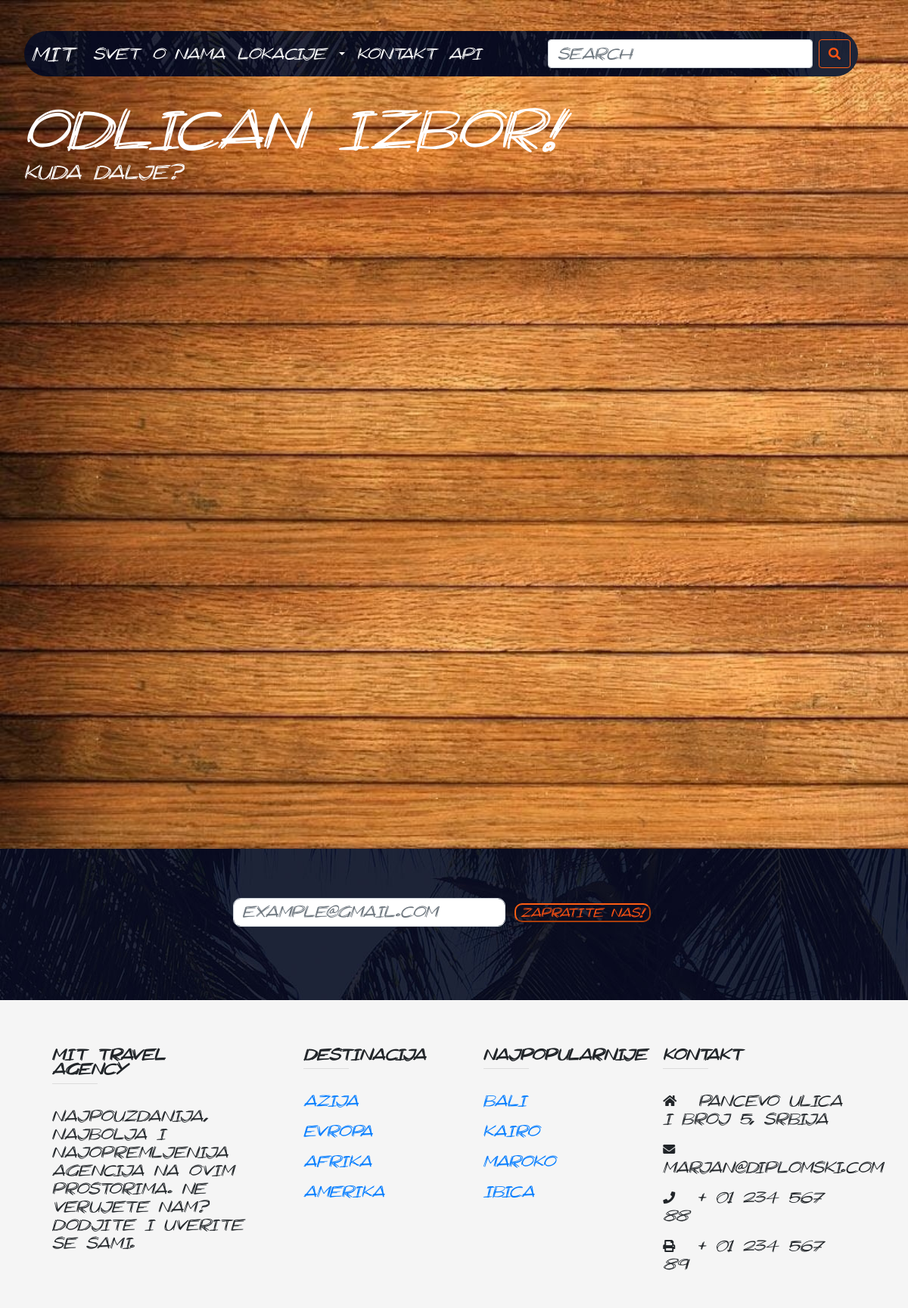
The app's page /kontinent/samerika/drzave, older data.
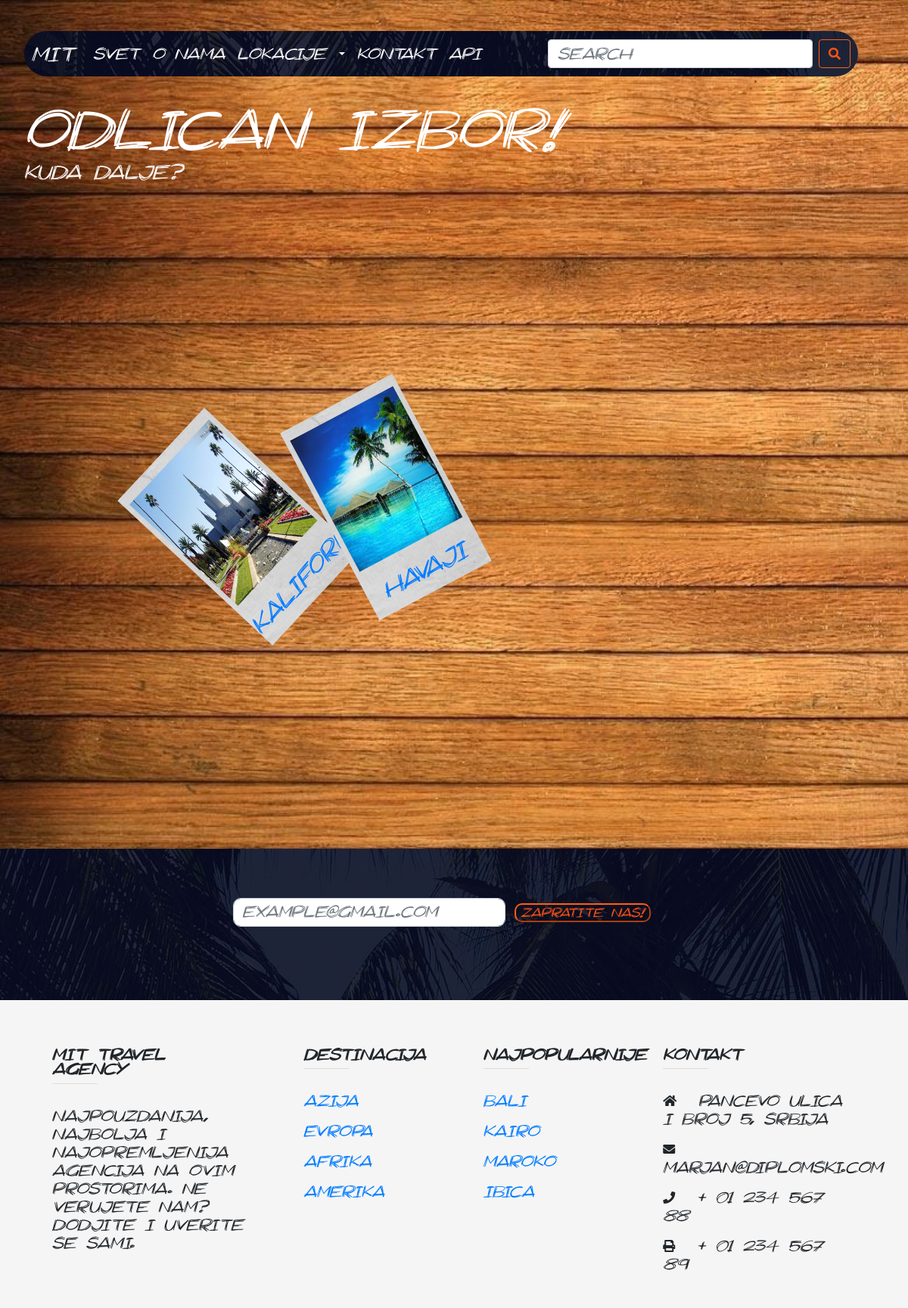
The same page, newer data.
### models.py (models this page shows)
class Drzava(db.Model):
    __table_args__  = {'extend_existing': True}
    id              = db.Column(db.Integer, primary_key=True)
    naziv           = db.Column(db.String(64), index=True, unique=True)
    slika_URL       = db.Column(db.String(250), index=True)
    opis            = db.Column(db.String(250), index=True)
    id_kontinent    = db.Column(db.Integer, db.ForeignKey('kontinent.id'), primary_key=True)
    kontinent       = db.relationship('Kontinent', backref='drzava', lazy=True)

### routes.py (the view)
@app.route('/kontinent/<string:kont>/drzave', methods=['GET'])
def kontinent(kont):
	print(kont)
	kontinent = Kontinent.query.filter(Kontinent.naziv == kont).first()
	if kontinent:
		drzave = Drzava.query.filter(Drzava.id_kontinent == kontinent.id).all()
		return render_template('kontinent.html', knt = kontinent, drzave = drzave)

### templates/kontinent.html (shortened to what this page needs)
<!doctype html>
<html lang="en" style="height:100%">
  <head>
    <link rel="stylesheet" href="https://use.fontawesome.com/releases/v5.2.0/css/all.css">
    <link rel="stylesheet" href="https://stackpath.bootstrapcdn.com/bootstrap/4.1.3/css/bootstrap.min.css">
    <link rel="stylesheet" href={{ url_for('static', filename='css/style.css') }} type="text/css"/>
    <link rel="stylesheet" href={{ url_for('static', filename='css/kontinent.css') }} type="text/css"/>
  </head>
<body onload="kontinent()">
      <div class="jumbotron">
          {% include 'navbar.html' %}
          <h1 class="display-4">Odlican izbor!</h1>
          <p class="lead">Kuda dalje?</p>
    </div>
    <div class="sto" id="sto">
    {% for drzava in drzave %}
    <a href="#"  onclick="poseti(this)">
      <div class="polaroid" id="a1">
         <img src={{url_for('static', filename=drzava.slika_URL)}} class="slika_u_pol" alt=""/>
         <h4>{{drzava.naziv}}</h4>
      </div>
    </a>
    {% endfor %}
    </div>
{% include 'subscribe_futer.html' %}
  </body>
</html>

### templates/navbar.html (shortened to what this page needs)
{% block navbar %}
<nav class="navbar navbar-expand-lg navbar-light bg-light">
<a class="navbar-brand" href={{ url_for('index' )}}>MiT</a>
<div class="collapse navbar-collapse" id="navbarSupportedContent">
  <ul class="navbar-nav mr-auto">
    <li class="nav-item">
      <a class="nav-link" href={{url_for('kontinenti')}}>SVET</a>
    </li>
    <li class="nav-item">
      <a class="nav-link" href={{ url_for('onama') }}>O Nama</a>
    </li>
    <li class="nav-item dropdown">
      <a class="nav-link dropdown-toggle" href="#" id="navbarDropdown" role="button" data-toggle="dropdown" aria-haspopup="true" aria-expanded="false">
        Lokacije
      </a>
    </li>
    <li class="nav-item">
      <a class="nav-link" href={{ url_for('kontakt') }}>Kontakt</a>
    </li>
    <li class="nav-item">
      <a class="nav-link" href={{ url_for('token') }}>API</a>
    </li>
  </ul>
    <input class="form-control mr-sm-2" type="search" placeholder="Search" aria-label="Search" id="searchbar">
    <a href="" id="searchBtn"  onclick="pretraga(this)">
      <button class="btn btn-outline-success my-2 my-sm-0" id="btnSearch">
        <i class="fas fa-search">
        </i>
      </button>
    </a>
</div>
</nav>
{% endblock %}

### templates/subscribe_futer.html
{% block subfut %}
<div class="container-fluid zaprati">
  <div id="baner_zaprati">
      <form action="" method="POST">
      	<input id="txt_email" type='email' class="form-control" placeholder="example@gmail.com"/>
      	<input class="btn-outline-success" id="btn_zaprati" type='submit' value='Zapratite nas!'>
      </form>
  </div>
</div>
<footer class="page-footer font-small unique-color-dark">
    <div class="container text-center text-md-left mt-5">
      <div class="row mt-3">
        <div class="col-md-3 col-lg-4 col-xl-3 mx-auto mb-4">
          <h6 class="text-uppercase font-weight-bold">MiT Travel Agency</h6>
          <hr class="deep-purple accent-2 mb-4 mt-0 d-inline-block mx-auto" style="width: 60px;">
          <p>Najpouzdanija, najbolja i najopremljenija agencija na ovim prostorima. Ne verujete nam? Dodjite i uverite se sami.</p>
        </div>
        <div class="col-md-2 col-lg-2 col-xl-2 mx-auto mb-4">
          <h6 class="text-uppercase font-weight-bold">Destinacija</h6>
          <hr class="deep-purple accent-2 mb-4 mt-0 d-inline-block mx-auto" style="width: 60px;">
          <p>
            <a href={{ url_for('kontinent', kont='azija') }}>Azija</a>
          </p>
          <p>
            <a href={{ url_for('kontinent', kont='evropa') }}>Evropa</a>
          </p>
          <p>
            <a href={{ url_for('kontinent', kont='afrika') }}>Afrika</a>
          </p>
          <p>
            <a href={{ url_for('kontinent', kont='jamerika') }}>Amerika</a>
          </p>
        </div>
        <div class="col-md-3 col-lg-2 col-xl-2 mx-auto mb-4">
          <h6 class="text-uppercase font-weight-bold">Najpopularnije</h6>
          <hr class="deep-purple accent-2 mb-4 mt-0 d-inline-block mx-auto" style="width: 60px;">
          <p>
            <a href={{ url_for('destinacija', destin='bali') }}>Bali</a>
          </p>
          <p>
            <a href={{ url_for('destinacija', destin='kairo') }}>Kairo</a>
          </p>
          <p>
            <a href={{ url_for('destinacija', destin='maroko') }}>Maroko</a>
          </p>
          <p>
            <a href={{ url_for('destinacija', destin='ibica') }}>Ibica</a>
          </p>
        </div>
        <div class="col-md-4 col-lg-3 col-xl-3 mx-auto mb-md-0 mb-4">
          <h6 class="text-uppercase font-weight-bold">Kontakt</h6>
          <hr class="deep-purple accent-2 mb-4 mt-0 d-inline-block mx-auto" style="width: 60px;">
          <p>
            <i class="fa fa-home mr-3"></i> Pancevo Ulica i Broj 5, Srbija</p>
          <p>
            <i class="fa fa-envelope mr-3"></i> marjan@diplomski.com</p>
          <p>
            <i class="fa fa-phone mr-3"></i> + 01 234 567 88</p>
          <p>
            <i class="fa fa-print mr-3"></i> + 01 234 567 89</p>
        </div>
      </div>
    </div>
  </footer>
  {% endblock %}

### static/css/style.css (style rules this page uses)
* { font-family: Scratchy; }
html,body { overflow-x:hidden; }
body { height: 100%; width: auto; background-size: cover; background-repeat: no-repeat; background-position: center bottom; }
.navbar.navbar-expand-lg.navbar-light.bg-light { background-image: url('../imgs/find.jpg'); min-height: 60px; border-radius: 30px; padding: 10px; width: 97%; margin: 3vw 0px; opacity: 1; }
#searchbar { width: 350px; }
.navbar-light .navbar-nav .nav-link, .navbar-light .navbar-brand, .navbar-light .navbar-nav .active>.nav-link { color: white; }
.btn-outline-success { border-color: #ff5e13; color: #ff5313; background-color: transparent; }
h2,h4 { margin: 2vw auto; text-align: center; }
.jumbotron { background-color: transparent; height: auto; color:white; margin: 0px; padding-top:5px; width: auto; height: 100vh; }
.container-fluid.zaprati { background-image: url('../imgs/find.jpg'); background-position: top right; }
#baner_zaprati { height: 25vh; margin: auto; width: 50%; border-radius: 2px solid red; }
#btn_zaprati { border-radius: 10px; font-size: 0.8em; font-family: Scratchy; width: 15vw; display: inline; margin-top: 6vw; }
#txt_email { font-size: 1em; border-radius: 10px; font-family: Scratchy; width: 30vw; display: inline; }

### static/css/kontinent.css (style rules this page uses)
body { background-image: url('../imgs/sto.jpg'); background-repeat: repeat-y; background-position: top left; background-size: cover; }
.jumbotron { height: auto; width: auto; }
h2,h4 { margin: 2vw auto; text-align: center; }
.polaroid { position: absolute; width: 14vw; height: 35vh; background-image: url('../imgs/papir.jpg'); background-size: cover; transition: width 0.5s, height 0.5s, box-shadow 0.4s; display: none; }
.sto { position: relative; height: 100vh; width: auto; }
.slika_u_pol { display: block; position: relative; margin: auto; margin-top: 15px; width: 92%; height: 70%; }
footer { position: relative; padding-top:15px; padding-bottom:30px; background-color: whitesmoke; margin: 0px; }

Row changes from the older to the newer data that the page shows:
added Drzava: slika_URL (picture), naziv "Kalifornija"
added Drzava: slika_URL (picture), naziv "Havaji"
